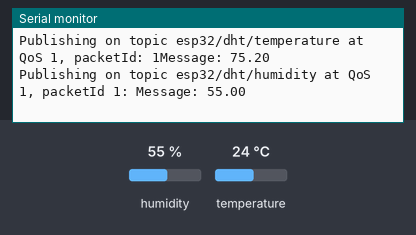
This sketch was run on a simulated ESP32. On the bench: the last lines printed to the serial monitor. The test bench sets the inputs (shaded band); at power-on: humidity 55 %, temperature 24 °C. WiFi joins after 1.5 s; servers stay silent unless stated; no MQTT or app messages arrive unless stated.

Above: at 18.0 s.
18.1 s: humidity set to 22 %
At 21.1 s:
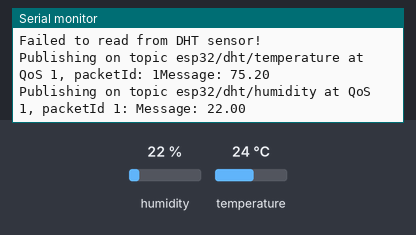
33.1 s: temperature set to 12 °C
At 36.2 s:
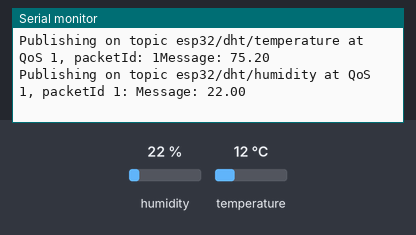
48.1 s: humidity set to 40 %
At 50.5 s:
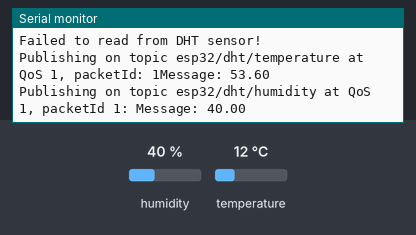
Timing chart, 0 to 52.0 s (numbered marks = the images above; inputs shaded):
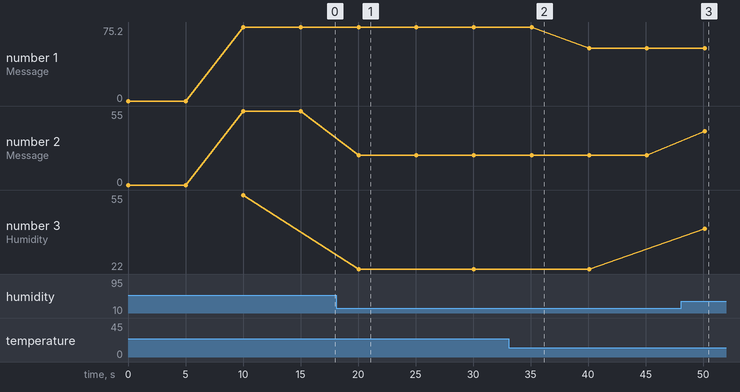

Measured:
- after the input at 18.1 s, the serial monitor: prints a new line after 2.0 s (image 1)
- after the input at 48.1 s, the serial monitor: prints a new line after 2.0 s (image 3)
- plotted number 1: 75.2 → 53.6 after the input at 33.1 s
- plotted number 2: 55 → 22 after the input at 18.1 s, 22 → 40 after the input at 48.1 s
- plotted number 3: 55 → 22 after the input at 18.1 s, 22 → 40 after the input at 48.1 s

The sketch:

Arduino_code.ino
```cpp
#include "DHT.h"
#include <WiFi.h>
extern "C" {
#include "freertos/FreeRTOS.h"
#include "freertos/timers.h"
}
#include <AsyncMqttClient.h>

#define WIFI_SSID "Redmi 9C"
#define WIFI_PASSWORD "554270554270"
//#define WIFI_SSID "HUAWEI-NnUC"
//#define WIFI_PASSWORD "x6qxXjJw"
#define MQTT_HOST IPAddress (192,168,43,69)
#define MQTT_PORT 1883

// Temperature MQTT Topics
#define MQTT_PUB_TEMP "esp32/dht/temperature"
#define MQTT_PUB_HUM  "esp32/dht/humidity"
#define DHTPIN 15
#define DHTTYPE DHT22   // DHT 22

DHT dht(DHTPIN, DHTTYPE);

float temp;
float hum;

AsyncMqttClient mqttClient;
TimerHandle_t mqttReconnectTimer;
TimerHandle_t wifiReconnectTimer;

unsigned long previousMillis = 0;
const long interval = 10000;

void connectToWifi() {
  Serial.println("Connecting to Wi-Fi...");
  WiFi.begin(WIFI_SSID, WIFI_PASSWORD);
}

void connectToMqtt() {
  Serial.println("Connecting to MQTT...");
  mqttClient.connect();
}

void WiFiEvent(WiFiEvent_t event) {
  Serial.printf("[WiFi-event] event: %d\n", event);
  switch (event) {
    case SYSTEM_EVENT_STA_GOT_IP:
      Serial.println("WiFi connected");
      Serial.println("IP address of ESP32: ");
      Serial.println(WiFi.localIP());
      connectToMqtt();
      break;
    case SYSTEM_EVENT_STA_DISCONNECTED:
      Serial.println("WiFi lost connection");
      xTimerStop(mqttReconnectTimer, 0); // ensure we don't reconnect to MQTT while reconnecting to Wi-Fi
      xTimerStart(wifiReconnectTimer, 0);
      break;
  }
}

void onMqttConnect(bool sessionPresent) {
  Serial.println("Connected to MQTT.");
  Serial.print("Session present: ");
  Serial.println(sessionPresent);
}

void onMqttDisconnect(AsyncMqttClientDisconnectReason reason) {
  Serial.println("Disconnected from MQTT.");
  if (WiFi.isConnected()) {
    xTimerStart(mqttReconnectTimer, 0);
  }
}

void onMqttPublish(uint16_t packetId) {
  Serial.print("Publish acknowledged.");
  Serial.print("  packetId: ");
  Serial.println(packetId);
}

void setup() {
  Serial.begin(115200);
  Serial.println();
  Serial.println(MQTT_HOST);


  dht.begin();

  mqttReconnectTimer = xTimerCreate("mqttTimer", pdMS_TO_TICKS(2000), pdFALSE, (void*)0, reinterpret_cast<TimerCallbackFunction_t>(connectToMqtt));
  wifiReconnectTimer = xTimerCreate("wifiTimer", pdMS_TO_TICKS(2000), pdFALSE, (void*)0, reinterpret_cast<TimerCallbackFunction_t>(connectToWifi));

  WiFi.onEvent(WiFiEvent);

  mqttClient.onConnect(onMqttConnect);
  mqttClient.onDisconnect(onMqttDisconnect);
  //mqttClient.onSubscribe(onMqttSubscribe);
  //mqttClient.onUnsubscribe(onMqttUnsubscribe);
  mqttClient.onPublish(onMqttPublish);
  mqttClient.setServer(MQTT_HOST, MQTT_PORT);
  //  mqttClient.setServer("192.168.0.112", 1883);
  // If your broker requires authentication (username and password), set them below
  mqttClient.setCredentials("", "");
  connectToWifi();
}

void loop() {
  unsigned long currentMillis = millis();
  // Every X number of seconds (interval = 10 seconds)
  // it publishes a new MQTT message
  if (currentMillis - previousMillis >= interval) {
    // Save the last time a new reading was published
    previousMillis = currentMillis;
    // New DHT sensor readings
    hum = dht.readHumidity();
    Serial.print("Humidity ");
    Serial.println(hum);
    // Read temperature as Celsius (the default)
    temp = dht.readTemperature();
    Serial.print("Temprature ");
    Serial.println(temp);
    // Read temperature as Fahrenheit (isFahrenheit = true)
    temp = dht.readTemperature(true);

    // Check if any reads failed and exit early (to try again).
    Serial.println(F("Failed to read from DHT sensor!"));
    return;
  }

  // Publish an MQTT message on topic esp32/dht/temperature
  uint16_t packetIdPub1 = mqttClient.publish("esp32/dht/temperature", 1, true,  String(temp).c_str());
  Serial.printf("Publishing on topic %s at QoS 1, packetId: %i", MQTT_PUB_TEMP, packetIdPub1);
  Serial.printf("Message: %.2f \n", temp);

  // Publish an MQTT message on topic esp32/dht/humidity
  uint16_t packetIdPub2 = mqttClient.publish(MQTT_PUB_HUM, 1, true, String(hum).c_str());
  Serial.printf("Publishing on topic %s at QoS 1, packetId %i: ", MQTT_PUB_HUM, packetIdPub2);
  Serial.printf("Message: %.2f \n", hum);
  delay(5000);
// http.POST("{ \"temperature\" :  " +  Stemperature   + " , \"roomId\": \"610e6abc662cec3b607c4096\" , \"humidity\" : " + Shumidity + " ,  \"unit\" : \"°C\" ,  \"roomName\" : \"livingRoom\" }");  http.POST("{ \"temperature\" :  " +  Stemperature   + " , \"roomId\": \"610e6abc662cec3b607c4096\" , \"humidity\" : " + Shumidity + " ,  \"unit\" : \"°C\" ,  \"roomName\" : \"livingRoom\" }");
}
```
